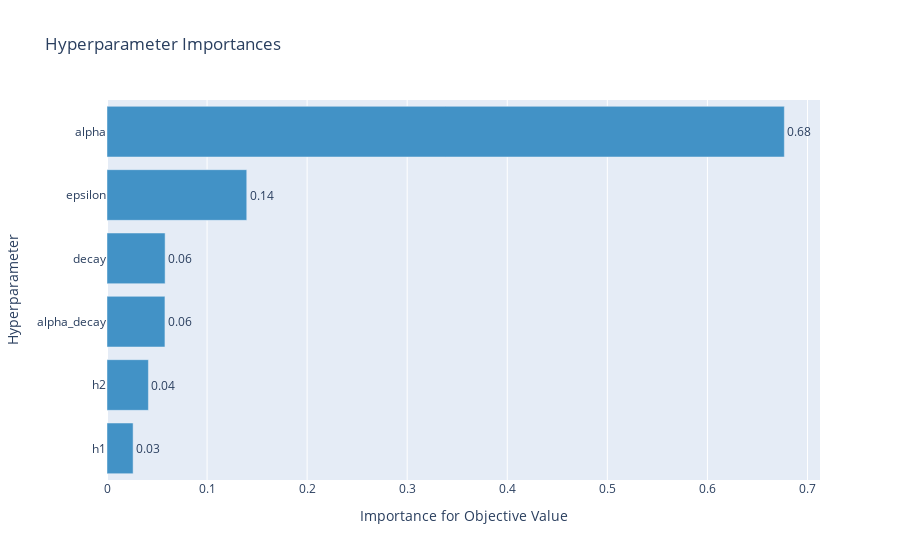

Notebook code cell kept with this figure:
### Code cell
optuna.visualization.plot_param_importances(study)

### Figure 1 — Plotly figure (JSON) as saved in the notebook; plotly's stock layout.template omitted (floating-point values rounded to 4 significant figures)
{"data": [{"cliponaxis": false, "hovertemplate": ["h1 (IntDistribution): 0.026083860181889868<extra></extra>", "h2 (IntDistribution): 0.04138330493877511<extra></extra>", "alpha_decay (FloatDistribution): 0.05790214798206143<extra></extra>", "decay (FloatDistribution): 0.05807481655607696<extra></extra>", "epsilon (FloatDistribution): 0.1396657601121919<extra></extra>", "alpha (FloatDistribution): 0.6768901102290048<extra></extra>"], "marker": {"color": "rgb(66,146,198)"}, "orientation": "h", "text": ["0.03", "0.04", "0.06", "0.06", "0.14", "0.68"], "textposition": "outside", "type": "bar", "x": [0.02608, 0.04138, 0.0579, 0.05807, 0.1397, 0.6769], "y": ["h1", "h2", "alpha_decay", "decay", "epsilon", "alpha"]}], "layout": {"autosize": true, "showlegend": false, "title": {"text": "Hyperparameter Importances"}, "xaxis": {"autorange": true, "range": [0, 0.7125], "title": {"text": "Importance for Objective Value"}, "type": "linear"}, "yaxis": {"autorange": true, "range": [-0.5, 5.5], "title": {"text": "Hyperparameter"}, "type": "category"}}}
